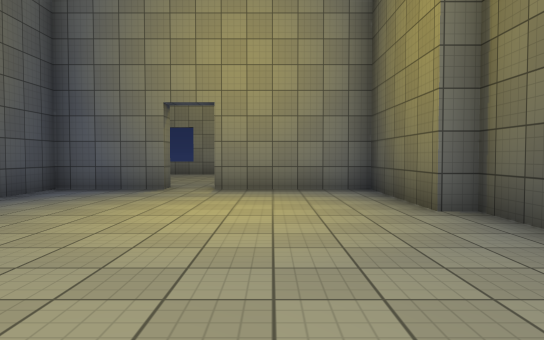
View 1 (above)

20 first-person views from a walk through a Unity game level. The camera is 1.3 m above the floor, tilts 2° down and sees 70° across. Doors are open. The floor is counted in squares, 2 m on a side. Each view is taken from the middle of a square. On the plan, view 1 faces up. The plan holds only what a view shows up to about 11 squares ahead; the rest is blank. The place goes on beyond the plan. The player character is not drawn. Surface patterns are stand-ins for the level's own textures.

View 2
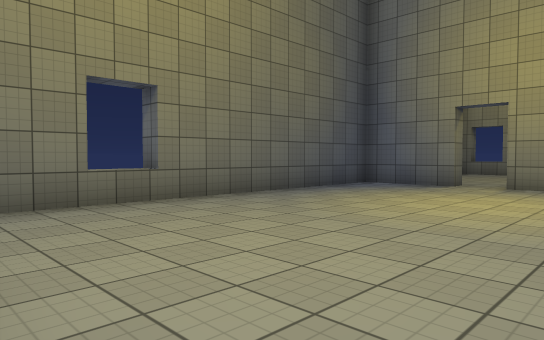

View 3
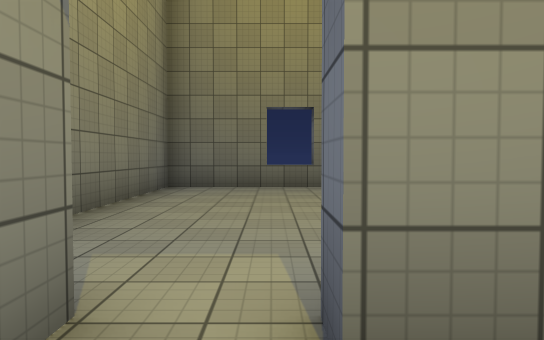

View 4
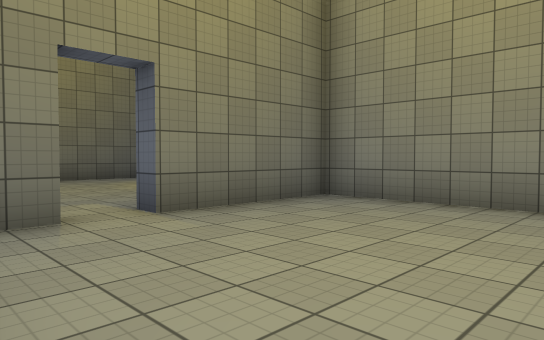

View 5
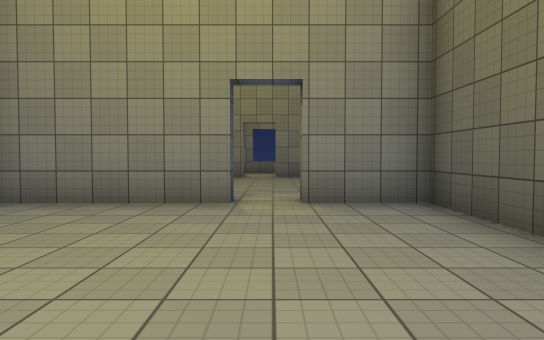

View 6
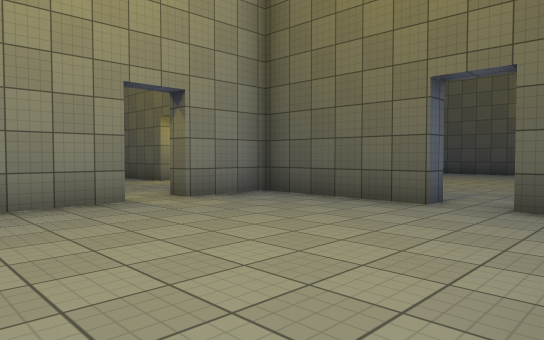

View 7
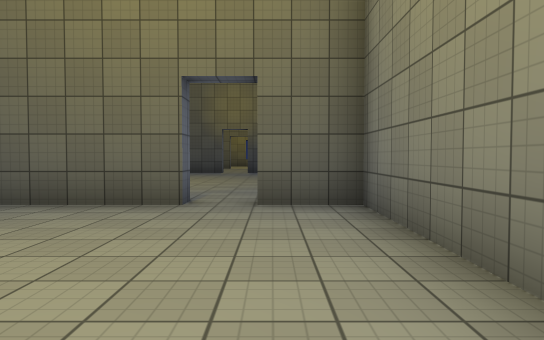

View 8
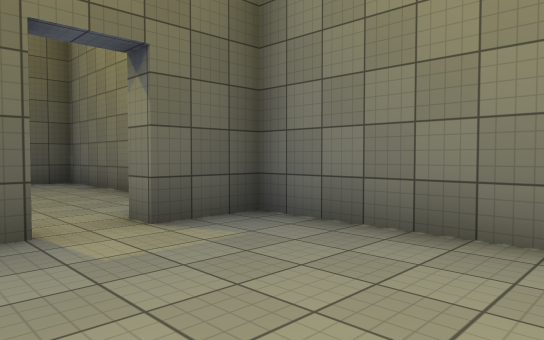

View 9
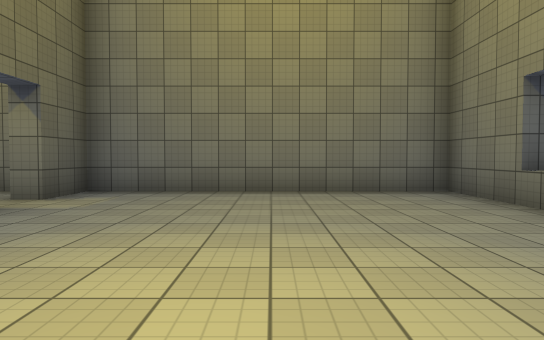

View 10
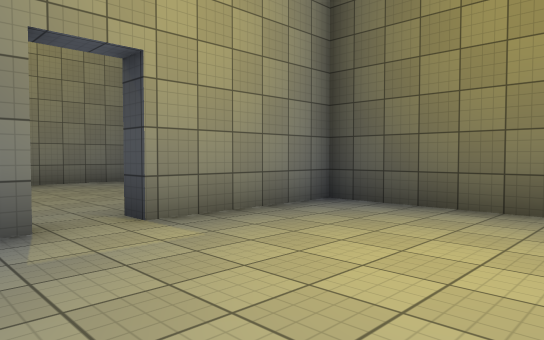

View 11
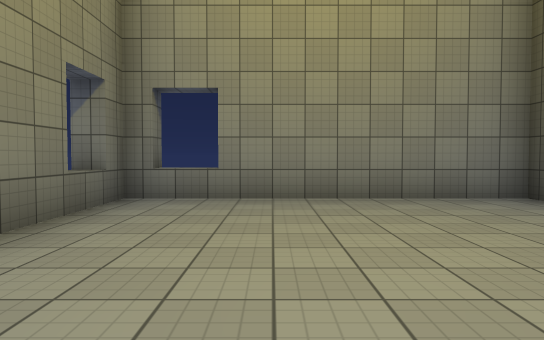

View 12
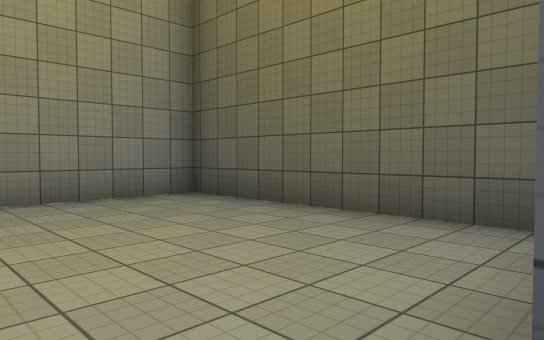

View 13
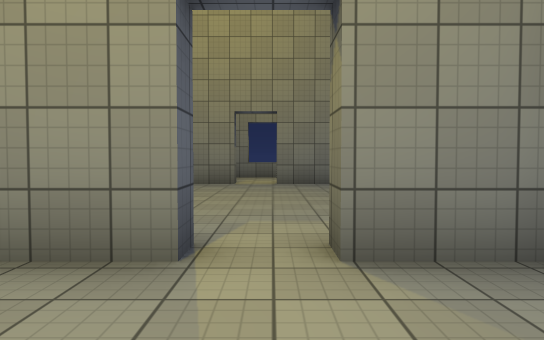

View 14
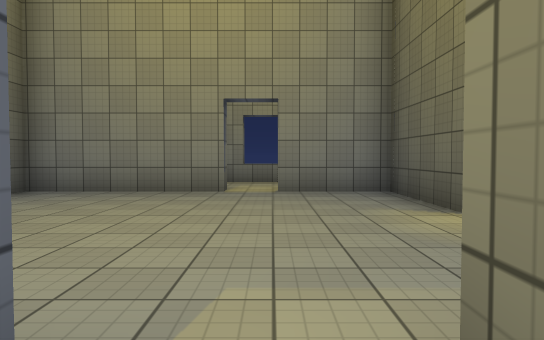

View 15
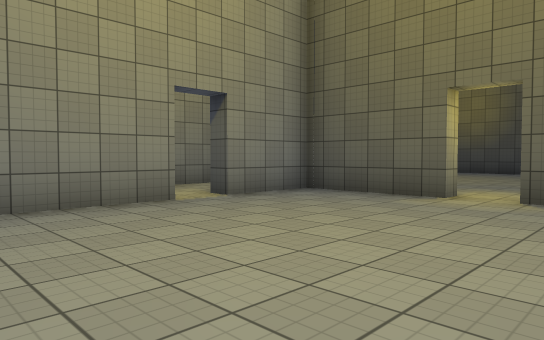

View 16
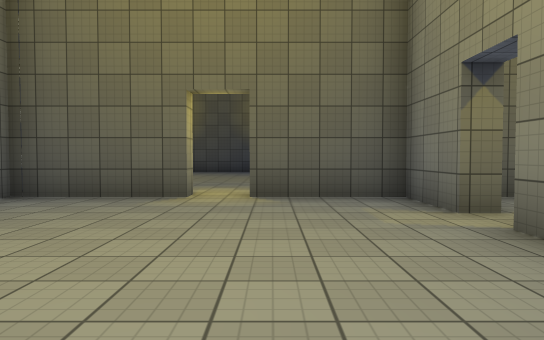

View 17
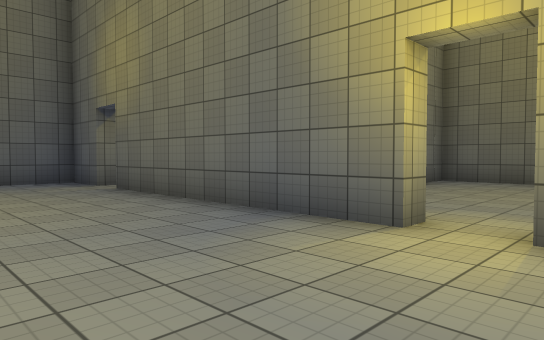

View 18
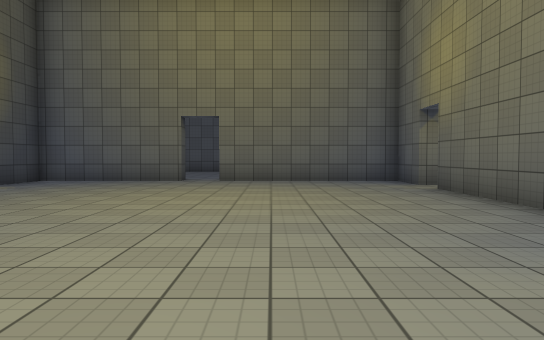

View 19
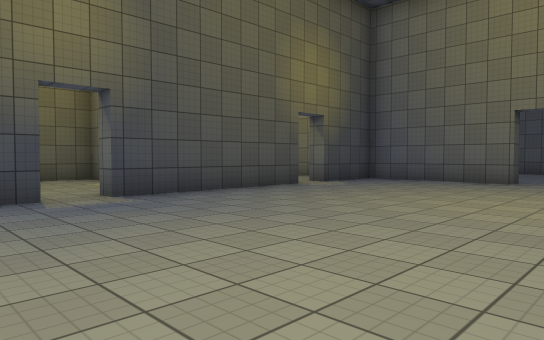

View 20
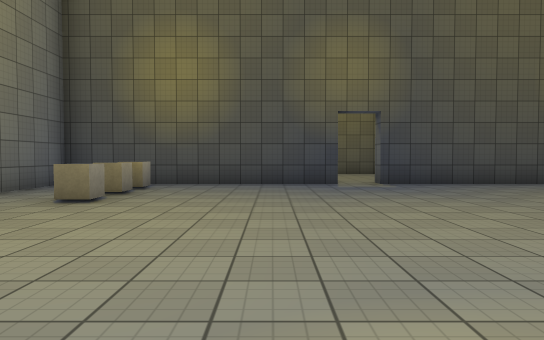

### Floor plan
Ten units are one square. View 1 is at (0, 0); x grows to the right and y downward. Boxes are objects, and circles mark ways between rooms. Rooms are numbered by the first view taken in them; rooms with no view inside come last. Other rooms are left out.
<svg viewBox="-54 -145 251 162">
<path fill="none" stroke="#000" d="M-42 -19 -49 -19M24 -34 24 -49M25 -46 20 -46 20 -77 -11 -77M-21 -77 -43 -77 -43 12 24 12 24 -2M64 -44 29 -44 29 -12M56 12 92 12 92 -2M92 -12 92 -44 74 -44M29 -2 29 4M-21 -82 -21 -77M-42 -134 -49 -134M-11 -77 -11 -82M20 -87 20 -140 -43 -140 -43 -112M24 -70 24 -49 35 -49M60 -49 64 -49M61 -112 24 -112 24 -107M74 -49 92 -49 92 -74M92 -84 92 -112 71 -112M98 -84 92 -84M92 -74 97 -74 97 -12 92 -12M192 -74 192 -140 169 -140M192 -19 192 -64M154 12 192 12 192 -9M92 -2 97 -2 97 12 144 12"/>
<rect x="155" y="-125" width="10" height="10" fill="#bbb"><title>other object</title></rect>
<rect x="165" y="-125" width="10" height="10" fill="#bbb"><title>other object</title></rect>
<rect x="175" y="-125" width="10" height="10" fill="#bbb"><title>other object</title></rect>
<circle cx="30" cy="-5" r="3" fill="#2a7"/>
<circle cx="-20" cy="-80" r="3" fill="#2a7"/>
<circle cx="70" cy="-50" r="3" fill="#2a7"/>
<circle cx="93" cy="-7" r="3" fill="#2a7"/>
<circle cx="95" cy="-80" r="3" fill="#2a7"/>
<text x="-10" y="-30">1</text>
<text x="60" y="-20">2</text>
<text x="-20" y="-110">3</text>
<text x="50" y="-80">4</text>
<text x="140" y="-60">5</text>
</svg>
Room 1 opens to room 2. Room 1 opens to room 3. Room 2 opens to room 4. Room 2 opens to room 5. Room 4 opens to room 5.

Where each view was taken, in squares from view 1:
view 1: 0 up, 0 right, facing up
view 2: 1 down, 1 right, facing up-left
view 3: 1 up, 4 right, facing left
view 4: 1 down, 7 right, facing up-left
view 5: 1 down, 7 right, facing up
view 6: 1 down, 4 right, facing up-right
view 7: 0 up, 4 right, facing right
view 8: 2 up, 1 left, facing down-right
view 9: 6 up, 1 left, facing down
view 10: 4 up, 3 left, facing up-right
view 11: 8 up, 2 left, facing up
view 12: 8 up, 2 left, facing up-right
view 13: 2 up, 7 right, facing up
view 14: 4 up, 7 right, facing up
view 15: 6 up, 3 right, facing up-right
view 16: 7 up, 3 right, facing right
view 17: 9 up, 13 right, facing down-left
view 18: 9 up, 13 right, facing down
view 19: 9 up, 13 right, facing down-right
view 20: 9 up, 10 right, facing right
